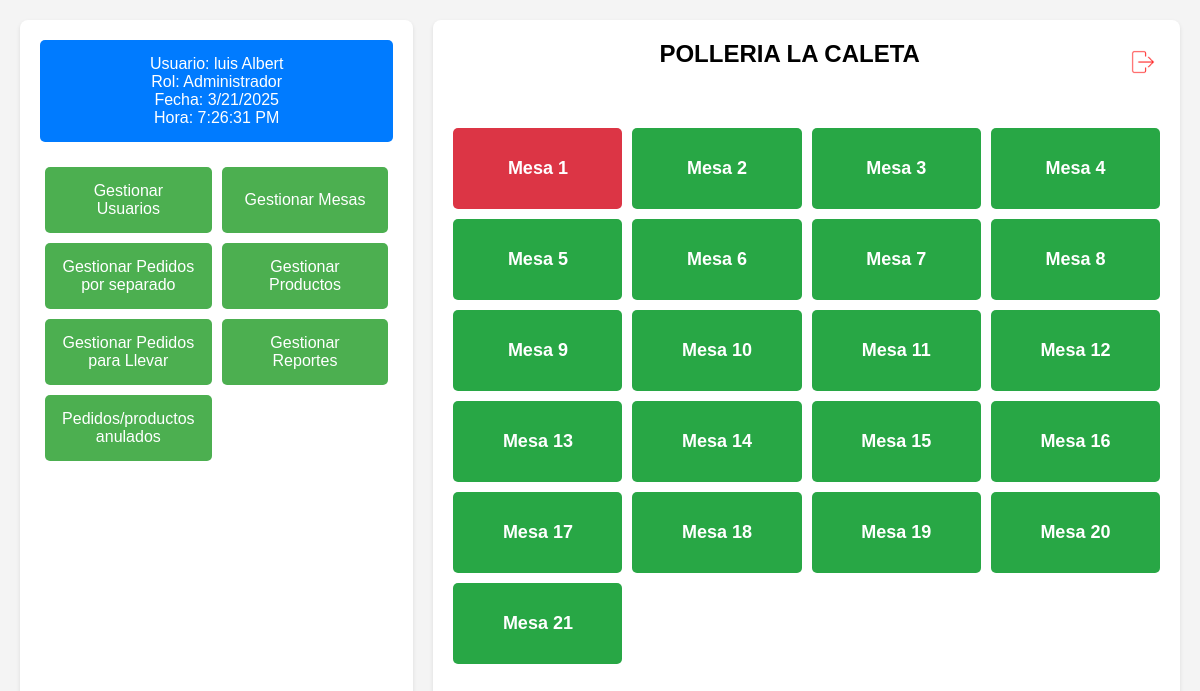
The page /PAGINAS/paneladministrador.php (signed in) on the database its author committed.
### tables this page shows
CREATE TABLE `usuarios` (
  `id` int(11) NOT NULL,
  `nombre` varchar(100) NOT NULL,
  `apellido` varchar(100) NOT NULL,
  `username` varchar(50) NOT NULL,
  `password` varchar(255) NOT NULL,
  `rol_id` int(11) DEFAULT NULL,
  `documento` varchar(20) NOT NULL,
  `fecha_creacion` date DEFAULT curdate(),
  `estado` enum('Activo','Inactivo') NOT NULL DEFAULT 'Activo'
);

CREATE TABLE `mesas` (
  `id` int(11) NOT NULL,
  `numero` int(11) DEFAULT NULL,
  `estado` enum('ocupada','disponible') NOT NULL DEFAULT 'disponible',
  `letra` char(1) DEFAULT NULL CHECK (`letra` regexp '^[A-Za-z]$')
);

### PAGINAS/paneladministrador.php (the view, shortened to what this page needs)
<?php
$host = getenv('DB_HOST') ?: "localhost";
$user = getenv('DB_USER') ?: "root";
$password = getenv('DB_PASSWORD') ?: "";
$dbname = getenv('DB_NAME') ?: "polleria";
$conn = new mysqli($host, $user, $password, $dbname);
$nombre = htmlspecialchars($_SESSION['nombre'] ?? 'Nombre no disponible', ENT_QUOTES, 'UTF-8');
$apellido = htmlspecialchars($_SESSION['apellido'] ?? 'Apellido no disponible', ENT_QUOTES, 'UTF-8');
$nombreCompleto = $nombre . ' ' . $apellido;
$sql = "SELECT rol_id FROM usuarios WHERE username = ?";
$stmt = $conn->prepare($sql);
$stmt->bind_param("s", $_SESSION['username']);
$stmt->execute();
$result = $stmt->get_result();
$rol_id = ($result->num_rows > 0) ? $result->fetch_assoc()['rol_id'] : 0;
$roles = [1 => 'Administrador', 2 => 'Mozo', 3 => 'Cajero'];
$rol_name = $roles[$rol_id] ?? 'Invitado';
$mesas_sql = "SELECT numero, estado FROM mesas WHERE numero IS NOT NULL ORDER BY numero ASC";
$mesas_result = $conn->query($mesas_sql);
?>
<!DOCTYPE html>
<html lang="es">
<head>
    <link rel="stylesheet" href="https://cdnjs.cloudflare.com/ajax/libs/font-awesome/6.0.0-beta3/css/all.min.css">
</head>
<body>
    <div class="container">
        <div class="left-panel">
            <div class="info-panel">
                <div id="user-info">Usuario: <?php echo htmlspecialchars($nombreCompleto); ?></div>
                <div id="role-info">Rol: <?php echo htmlspecialchars($rol_name); ?></div>
                <div id="current-date">Fecha: <span id="current-date-span"></span></div>
                <div id="current-time">Hora: <span id="current-time-span"></span></div>
            </div>
            <div style="display: flex; flex-wrap: wrap; justify-content: space-between;">
                <button class="button" onclick="gestionUsuarios()">Gestionar Usuarios</button>
                <button class="button" onclick="gestionMesas()">Gestionar Mesas</button>
                <button class="button" onclick="gestionCuentas()">Gestionar Pedidos por separado</button>
                <button class="button" onclick="gestionarproductos()">Gestionar Productos</button>
                <button class="button" onclick="gestionarllevar()">Gestionar Pedidos para Llevar</button>
                <button class="button" onclick="gestionarreportes()">Gestionar Reportes</button>
                <button class="button" onclick="gestionAnulados()">Pedidos/productos anulados</button>
            </div>
        </div>
        <div class="right-panel">
            <div class="header-info">
                <h2 style="flex: 1; text-align: center;">POLLERIA LA CALETA</h2>
                <button class="exit-button-top" onclick="window.location.href='logout.php'">
                    <img src="../IMG/exit.png" alt="Salir" />
                </button>
            </div>
            <div class="tables">
                <?php
                if ($mesas_result->num_rows > 0) {
                    while ($mesa = $mesas_result->fetch_assoc()) {
                        $numero = $mesa['numero'];
                        $estado = $mesa['estado'];
                        $class = ($estado == 'ocupada') ? 'occupied' : 'available';
                        echo "<div class='table $class' onclick='openMenu($numero)'>Mesa $numero</div>";
                    }
                } else {
                    echo "<p>No hay mesas registradas.</p>";
                }
                ?>
            </div>
        </div>
    </div>
</body>
</html>

### PAGINAS/paneladministrador.php (style rules this page uses)
body { font-family: Arial, sans-serif; background-color: #f4f4f4; margin: 0; padding: 20px; display: flex; height: 100vh; justify-content: center; align-items: center; overflow: hidden; }
.container { display: flex; width: 100%; max-width: 1200px; height: 100%; }
.left-panel { flex: 1; padding: 20px; background-color: white; border-radius: 8px; box-shadow: 0 2px 4px rgba(0, 0, 0, 0.1); margin-right: 20px; display: flex; flex-direction: column; justify-content: flex-start; }
.info-panel { margin-bottom: 20px; padding: 15px; background-color: #007BFF; color: white; border-radius: 5px; text-align: center; }
.right-panel { flex: 2; padding: 20px; background-color: white; border-radius: 8px; box-shadow: 0 2px 4px rgba(0, 0, 0, 0.1); overflow-y: auto; display: flex; flex-direction: column; justify-content: flex-start; }
h2 { margin-top: 0; text-align: center; color: black; }
.button { padding: 15px; background-color: #4CAF50; color: white; border: none; border-radius: 5px; cursor: pointer; margin: 5px; display: flex; align-items: center; justify-content: center; width: calc(50% - 10px); font-size: 16px; transition: background-color 0.3s; }
.tables { display: grid; grid-template-columns: repeat(4, 1fr); gap: 10px; margin-top: 20px; }
.table { padding: 30px; border-radius: 5px; text-align: center; cursor: pointer; font-weight: bold; font-size: 18px; color: white; }
.table.occupied { background-color: #dc3545; }
.table.available { background-color: #28a745; }
.header-info { display: flex; justify-content: space-between; align-items: center; margin-bottom: 20px; }
.exit-button-top { background: transparent; border: none; cursor: pointer; padding: 5px; margin-left: auto; }
.exit-button-top img { width: 24px; height: 24px; }

### rows shown on the page
usuarios: rol "Administrador"
mesas: numero "1"
mesas: numero "2"
mesas: numero "3"
mesas: numero "4"
mesas: numero "5"
mesas: numero "6"
mesas: numero "7"
mesas: numero "8"
mesas: numero "9"
mesas: numero "10"
mesas: numero "11"
mesas: numero "12"
mesas: numero "13"
mesas: numero "14"
mesas: numero "15"
mesas: numero "16"
mesas: numero "17"
mesas: numero "18"
mesas: numero "19"
mesas: numero "20"
mesas: numero "21"

### other values the page prints
$nombreCompleto "luis Albert"
